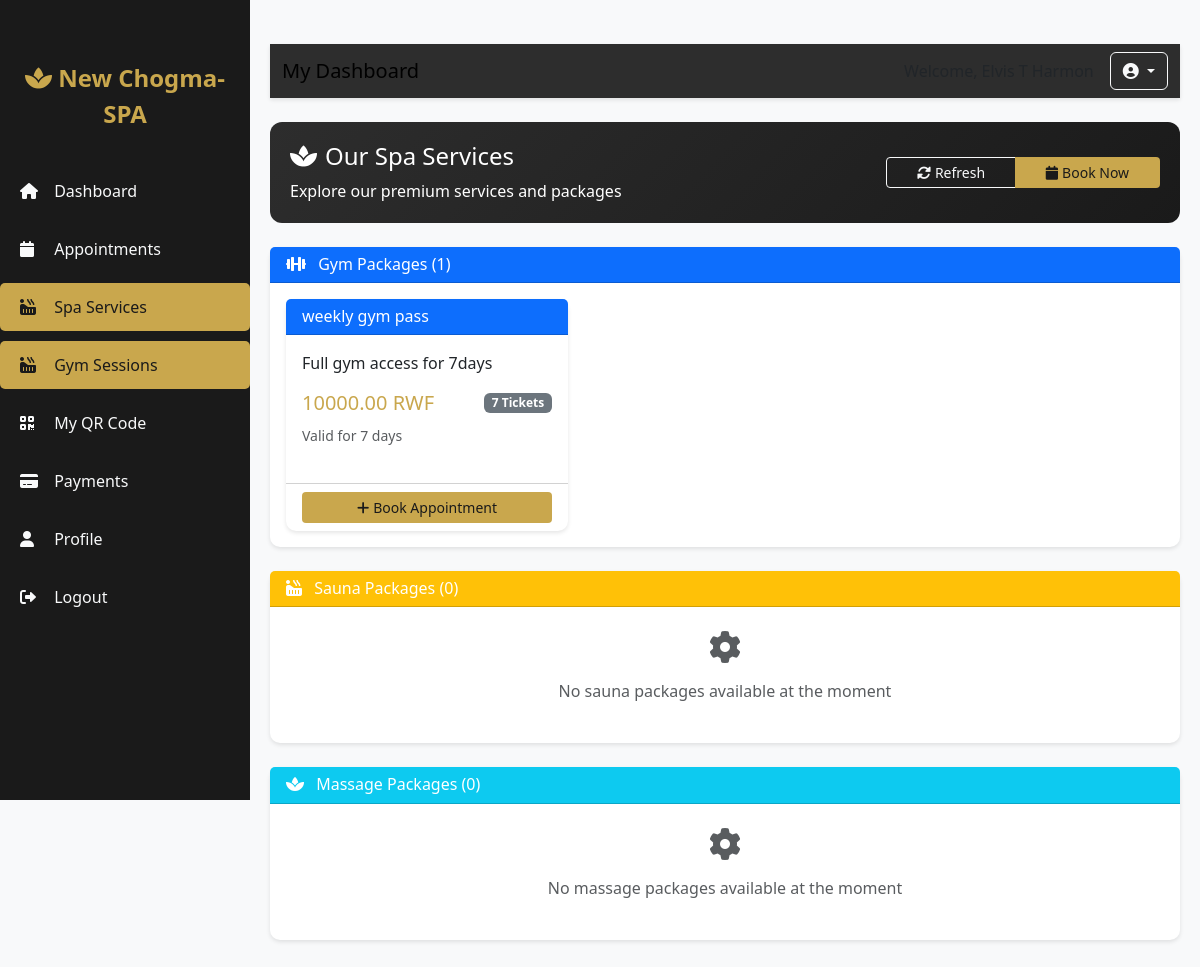
Page /client/services/ (signed in) on the committed database.
### admin_app/models.py (models this page shows, shortened)
class ServicePackage(models.Model):
    SERVICE_TYPES = [
        ('gym', 'Gym'),
        ('sauna', 'Sauna'),
        ('massage', 'Massage'),
    ]
    DURATION_UNITS = [
        ('days', 'Days'),
        ('weeks', 'Weeks'),
        ('months', 'Months'),
    ]
    name = models.CharField(max_length=100)
    service_type = models.CharField(max_length=10, choices=SERVICE_TYPES)
    description = models.TextField(blank=True)
    price = models.DecimalField(max_digits=12, decimal_places=2, validators=[MinValueValidator(0)], help_text="Price in RWF")
    tickets_included = models.PositiveIntegerField(help_text="Number of tickets included (0 for unlimited)")
    validity_days = models.PositiveIntegerField(help_text="Package validity in days")
    is_active = models.BooleanField(default=True)
    auto_renew = models.BooleanField(default=False, help_text="Auto-renew package when expired")
    created_at = models.DateTimeField(auto_now_add=True)
    updated_at = models.DateTimeField(auto_now=True)
    class Meta:
        ordering = ['service_type', 'price']
        verbose_name = 'Service Package'
        verbose_name_plural = 'Service Packages'
    def is_unlimited(self):
        return self.tickets_included == 0
    def get_service_type_display(self):
        return dict(self.SERVICE_TYPES).get(self.service_type, self.service_type)

### client/views.py (the view)
# urls.py: path('services/', views.client_services, name='services'),  # Add this line
@login_required
def client_services(request):
    if request.user.role != CustomUser.CLIENT:
        messages.error(request, 'You do not have permission to access this page.')
        return redirect('accounts:login')
    services = ServicePackage.objects.filter(is_active=True).order_by('service_type', 'price')
    service_types = {
        'gym': services.filter(service_type='gym'),
        'sauna': services.filter(service_type='sauna'),
        'massage': services.filter(service_type='massage'),
    }
    context = {
        'user': request.user,
        'services': services,
        'service_types': service_types,
        'active_tab': 'services',
    }
    return render(request, 'client/services.html', context)

### accounts/models.py (called while the page is built)
    def get_full_name(self):
        return f"{self.first_name} {self.last_name}".strip()

### templates/client/services.html (shortened to what this page needs)
{% extends 'client/dashboard.html' %}
{% block content %}
<div class="welcome-section mb-4">
    <div class="row align-items-center">
        <div class="col-12 col-md-8">
            <h4><i class="fas fa-spa me-2"></i>Our Spa Services</h4>
            <p class="mb-0">Explore our premium services and packages</p>
        </div>
        <div class="col-12 col-md-4 text-md-end mt-3 mt-md-0">
            <div class="btn-group w-100">
                <button class="btn btn-outline-light btn-sm" onclick="location.reload()">
                    <i class="fas fa-sync-alt me-1"></i>Refresh
                </button>
                <a href="{% url 'client:book_appointment' %}" class="btn btn-accent btn-sm" style="background-color: var(--accent); color: var(--primary-dark);">
                    <i class="fas fa-calendar me-1"></i>Book Now
                </a>
            </div>
        </div>
    </div>
</div>
{% for service_type, packages in service_types.items %}
<div class="card mb-4">
    <div class="card-header {% if service_type == 'gym' %}bg-primary{% elif service_type == 'sauna' %}bg-warning text-dark{% else %}bg-info{% endif %} text-white">
        <h6 class="mb-0">
            <i class="fas
                {% if service_type == 'gym' %}fa-dumbbell{% endif %}
                {% if service_type == 'sauna' %}fa-hot-tub{% endif %}
                {% if service_type == 'massage' %}fa-spa{% endif %}
                me-2"></i>
            {{ packages.first.get_service_type_display|default:service_type|title }} Packages ({{ packages.count }})
        </h6>
    </div>
    <div class="card-body p-0">
        {% if packages %}
        <div class="row row-cols-1 row-cols-md-2 row-cols-lg-3 g-3 p-3">
            {% for package in packages %}
            <div class="col">
                <div class="card h-100 service-card">
                    <div class="card-header {% if service_type == 'gym' %}bg-primary{% elif service_type == 'sauna' %}bg-warning text-dark{% else %}bg-info{% endif %} text-white">
                        <h6 class="mb-0">{{ package.name }}</h6>
                    </div>
                    <div class="card-body">
                        <p class="card-text">{{ package.description }}</p>
<div class="d-flex justify-content-between align-items-center mb-2">
    <span class="h5 mb-0 text-accent">{{ package.price }} RWF</span>
    {% if package.is_unlimited %}
    <span class="badge bg-info">Unlimited Tickets</span>
    {% else %}
    <span class="badge bg-secondary">{{ package.tickets_included }} Tickets</span>
    {% endif %}
</div>
                        <small class="text-muted">Valid for {{ package.validity_days }} days</small>
                    </div>
                    <div class="card-footer bg-transparent">
                        <div class="d-grid gap-2">
                             <a href="{% url 'client:book_appointment' %}" class="btn btn-accent btn-sm" style="background-color: var(--accent); color: var(--primary-dark);">
                    <i class="fas fa-plus me-1"></i>Book Appointment
                </a>
                        </div>
                    </div>
                </div>
            </div>
            {% endfor %}
        </div>
        {% else %}
        <div class="text-center py-4">
            <i class="fas fa-cog fa-2x text-muted mb-3"></i>
            <p class="text-muted">No {{ service_type }} packages available at the moment</p>
        </div>
        {% endif %}
    </div>
</div>
{% endfor %}
{% endblock %}

### templates/client/services.html (style rules this page uses)
.service-card { transition: transform 0.2s; }
.text-accent { color: var(--accent); }

### rows in the picture
ServicePackage: first.service_type "Gym", name "weekly gym pass", description "Full gym access for 7days", price "10000.00", tickets_included "7", validity_days "7"

### other values in the picture
{{ packages.count }} "1" "0" "0"
{{ packages.first.get_service_type_display|default:service_type|title }} "Sauna" "Massage"
{{ service_type }} "sauna" "massage"
